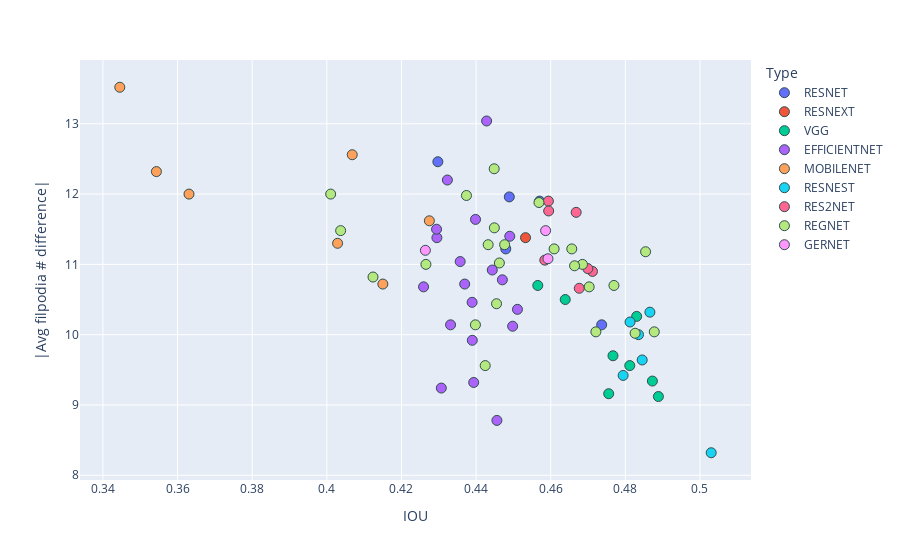

Write notebook code for a chart like this one.
### Code cell
fig = px.scatter(df, x="IOU", y="Filo # abs difference", color="Type", hover_data=['model'], labels={
    "IOU": "IOU",
    "Filo # abs difference": "|Avg filpodia # difference|",
},)
fig.update_traces(marker=dict(size=10,
                              line=dict(width=1,
                                        color='DarkSlateGrey')),
                  selector=dict(mode='markers'))
fig.show()

### Figure 1 — Plotly figure (JSON) as saved in the notebook; plotly's stock layout.template omitted (floating-point values rounded to 4 significant figures)
{"data": [{"customdata": [["unet++ resnet18 jaccard"], ["unet++ resnet34 jaccard"], ["unet++ resnet50 jaccard"], ["unet++ resnet101 jaccard"], ["unet++ resnet152 jaccard"]], "hovertemplate": "Type=RESNET<br>IOU=%{x}<br>|Avg filpodia # difference|=%{y}<br>model=%{customdata[0]}<extra></extra>", "legendgroup": "RESNET", "marker": {"color": "#636efa", "line": {"color": "DarkSlateGrey", "width": 1}, "size": 10, "symbol": "circle"}, "mode": "markers", "name": "RESNET", "orientation": "v", "showlegend": true, "type": "scatter", "x": [0.4298, 0.448, 0.457, 0.4489, 0.4737], "xaxis": "x", "y": [12.46, 11.22, 11.9, 11.96, 10.14], "yaxis": "y"}, {"customdata": [["unet++ resnext50_32x4d jaccard"]], "hovertemplate": "Type=RESNEXT<br>IOU=%{x}<br>|Avg filpodia # difference|=%{y}<br>model=%{customdata[0]}<extra></extra>", "legendgroup": "RESNEXT", "marker": {"color": "#EF553B", "line": {"color": "DarkSlateGrey", "width": 1}, "size": 10, "symbol": "circle"}, "mode": "markers", "name": "RESNEXT", "orientation": "v", "showlegend": true, "type": "scatter", "x": [0.4533], "xaxis": "x", "y": [11.38], "yaxis": "y"}, {"customdata": [["unet++ vgg11 jaccard"], ["unet++ vgg11_bn jaccard"], ["unet++ vgg13 jaccard"], ["unet++ vgg13_bn jaccard"], ["unet++ vgg16 jaccard"], ["unet++ vgg16_bn jaccard"], ["unet++ vgg19 jaccard"], ["unet++ vgg19_bn jaccard"]], "hovertemplate": "Type=VGG<br>IOU=%{x}<br>|Avg filpodia # difference|=%{y}<br>model=%{customdata[0]}<extra></extra>", "legendgroup": "VGG", "marker": {"color": "#00cc96", "line": {"color": "DarkSlateGrey", "width": 1}, "size": 10, "symbol": "circle"}, "mode": "markers", "name": "VGG", "orientation": "v", "showlegend": true, "type": "scatter", "x": [0.4767, 0.4565, 0.4639, 0.4755, 0.483, 0.4812, 0.4872, 0.4889], "xaxis": "x", "y": [9.7, 10.7, 10.5, 9.16, 10.26, 9.56, 9.34, 9.12], "yaxis": "y"}, {"customdata": [["unet++ efficientnet-b0 jaccard"], ["unet++ efficientnet-b1 jaccard"], ["unet++ efficientnet-b2 jaccard"], ["unet++ efficientnet-b3 jaccard"], ["unet++ efficientnet-b4 jaccard"], ["unet++ efficientnet-b5 jaccard"], ["unet++ efficientnet-b6 jaccard"], ["unet++ timm-efficientnet-b0 jaccard"], ["unet++ timm-efficientnet-b1 jaccard"], ["unet++ timm-efficientnet-b2 jaccard"], ["unet++ timm-efficientnet-b3 jaccard"], ["unet++ timm-efficientnet-b4 jaccard"], ["unet++ timm-efficientnet-b5 jaccard"], ["unet++ timm-efficientnet-b6 jaccard"], ["unet++ timm-tf_efficientnet_lite0 jaccard"], ["unet++ timm-tf_efficientnet_lite1 jaccard"], ["unet++ timm-tf_efficientnet_lite2 jaccard"], ["unet++ timm-tf_efficientnet_lite3 jaccard"], ["unet++ timm-tf_efficientnet_lite4 jaccard"]], "hovertemplate": "Type=EFFICIENTNET<br>IOU=%{x}<br>|Avg filpodia # difference|=%{y}<br>model=%{customdata[0]}<extra></extra>", "legendgroup": "EFFICIENTNET", "marker": {"color": "#ab63fa", "line": {"color": "DarkSlateGrey", "width": 1}, "size": 10, "symbol": "circle"}, "mode": "markers", "name": "EFFICIENTNET", "orientation": "v", "showlegend": true, "type": "scatter", "x": [0.4259, 0.4295, 0.4443, 0.4369, 0.4389, 0.4498, 0.4511, 0.4357, 0.4323, 0.4294, 0.4398, 0.447, 0.4428, 0.449, 0.4307, 0.4332, 0.439, 0.4456, 0.4394], "xaxis": "x", "y": [10.68, 11.38, 10.92, 10.72, 10.46, 10.12, 10.36, 11.04, 12.2, 11.5, 11.64, 10.78, 13.04, 11.4, 9.24, 10.14, 9.92, 8.78, 9.32], "yaxis": "y"}, {"customdata": [["unet++ mobilenet_v2 jaccard"], ["unet++ timm-mobilenetv3_large_075 jaccard"], ["unet++ timm-mobilenetv3_large_100 jaccard"], ["unet++ timm-mobilenetv3_large_minimal_100 jaccard"], ["unet++ timm-mobilenetv3_small_075 jaccard"], ["unet++ timm-mobilenetv3_small_100 jaccard"], ["unet++ timm-mobilenetv3_small_minimal_100 jaccard"]], "hovertemplate": "Type=MOBILENET<br>IOU=%{x}<br>|Avg filpodia # difference|=%{y}<br>model=%{customdata[0]}<extra></extra>", "legendgroup": "MOBILENET", "marker": {"color": "#FFA15A", "line": {"color": "DarkSlateGrey", "width": 1}, "size": 10, "symbol": "circle"}, "mode": "markers", "name": "MOBILENET", "orientation": "v", "showlegend": true, "type": "scatter", "x": [0.4275, 0.415, 0.4029, 0.4068, 0.3543, 0.3631, 0.3445], "xaxis": "x", "y": [11.62, 10.72, 11.3, 12.56, 12.32, 12, 13.52], "yaxis": "y"}, {"customdata": [["unet++ timm-resnest14d jaccard"], ["unet++ timm-resnest26d jaccard"], ["unet++ timm-resnest50d jaccard"], ["unet++ timm-resnest101e jaccard"], ["unet++ timm-resnest50d_4s2x40d jaccard"], ["unet++ timm-resnest50d_1s4x24d jaccard"]], "hovertemplate": "Type=RESNEST<br>IOU=%{x}<br>|Avg filpodia # difference|=%{y}<br>model=%{customdata[0]}<extra></extra>", "legendgroup": "RESNEST", "marker": {"color": "#19d3f3", "line": {"color": "DarkSlateGrey", "width": 1}, "size": 10, "symbol": "circle"}, "mode": "markers", "name": "RESNEST", "orientation": "v", "showlegend": true, "type": "scatter", "x": [0.4845, 0.4794, 0.4835, 0.503, 0.4813, 0.4866], "xaxis": "x", "y": [9.64, 9.42, 10, 8.32, 10.18, 10.32], "yaxis": "y"}, {"customdata": [["unet++ timm-res2net50_26w_4s jaccard"], ["unet++ timm-res2net101_26w_4s jaccard"], ["unet++ timm-res2net50_26w_6s jaccard"], ["unet++ timm-res2net50_26w_8s jaccard"], ["unet++ timm-res2net50_48w_2s jaccard"], ["unet++ timm-res2net50_14w_8s jaccard"], ["unet++ timm-res2next50 jaccard"]], "hovertemplate": "Type=RES2NET<br>IOU=%{x}<br>|Avg filpodia # difference|=%{y}<br>model=%{customdata[0]}<extra></extra>", "legendgroup": "RES2NET", "marker": {"color": "#FF6692", "line": {"color": "DarkSlateGrey", "width": 1}, "size": 10, "symbol": "circle"}, "mode": "markers", "name": "RES2NET", "orientation": "v", "showlegend": true, "type": "scatter", "x": [0.4594, 0.4677, 0.4668, 0.4594, 0.4712, 0.4699, 0.4584], "xaxis": "x", "y": [11.9, 10.66, 11.74, 11.76, 10.9, 10.94, 11.06], "yaxis": "y"}, {"customdata": [["unet++ timm-regnetx_002 jaccard"], ["unet++ timm-regnetx_004 jaccard"], ["unet++ timm-regnetx_006 jaccard"], ["unet++ timm-regnetx_008 jaccard"], ["unet++ timm-regnetx_016 jaccard"], ["unet++ timm-regnetx_032 jaccard"], ["unet++ timm-regnetx_040 jaccard"], ["unet++ timm-regnetx_064 jaccard"], ["unet++ timm-regnetx_080 jaccard"], ["unet++ timm-regnetx_120 jaccard"], ["unet++ timm-regnetx_160 jaccard"], ["unet++ timm-regnetx_320 jaccard"], ["unet++ timm-regnety_002 jaccard"], ["unet++ timm-regnety_004 jaccard"], ["unet++ timm-regnety_006 jaccard"], ["unet++ timm-regnety_008 jaccard"], ["unet++ timm-regnety_016 jaccard"], ["unet++ timm-regnety_032 jaccard"], ["unet++ timm-regnety_040 jaccard"], ["unet++ timm-regnety_064 jaccard"], ["unet++ timm-regnety_080 jaccard"], ["unet++ timm-regnety_120 jaccard"], ["unet++ timm-regnety_160 jaccard"], ["unet++ timm-regnety_320 jaccard"]], "hovertemplate": "Type=REGNET<br>IOU=%{x}<br>|Avg filpodia # difference|=%{y}<br>model=%{customdata[0]}<extra></extra>", "legendgroup": "REGNET", "marker": {"color": "#B6E880", "line": {"color": "DarkSlateGrey", "width": 1}, "size": 10, "symbol": "circle"}, "mode": "markers", "name": "REGNET", "orientation": "v", "showlegend": true, "type": "scatter", "x": [0.401, 0.4124, 0.4374, 0.4432, 0.4476, 0.4569, 0.4449, 0.4609, 0.4449, 0.4721, 0.4769, 0.4685, 0.4037, 0.4266, 0.4424, 0.4455, 0.4398, 0.4462, 0.4664, 0.4656, 0.4703, 0.4878, 0.4826, 0.4854], "xaxis": "x", "y": [12, 10.82, 11.98, 11.28, 11.28, 11.88, 11.52, 11.22, 12.36, 10.04, 10.7, 11.0, 11.48, 11, 9.56, 10.44, 10.14, 11.02, 10.98, 11.22, 10.68, 10.04, 10.02, 11.18], "yaxis": "y"}, {"customdata": [["unet++ timm-gernet_s jaccard"], ["unet++ timm-gernet_m jaccard"], ["unet++ timm-gernet_l jaccard"]], "hovertemplate": "Type=GERNET<br>IOU=%{x}<br>|Avg filpodia # difference|=%{y}<br>model=%{customdata[0]}<extra></extra>", "legendgroup": "GERNET", "marker": {"color": "#FF97FF", "line": {"color": "DarkSlateGrey", "width": 1}, "size": 10, "symbol": "circle"}, "mode": "markers", "name": "GERNET", "orientation": "v", "showlegend": true, "type": "scatter", "x": [0.4264, 0.4586, 0.4593], "xaxis": "x", "y": [11.2, 11.48, 11.08], "yaxis": "y"}], "layout": {"legend": {"title": {"text": "Type"}, "tracegroupgap": 0}, "margin": {"t": 60}, "xaxis": {"anchor": "y", "domain": [0, 1], "title": {"text": "IOU"}}, "yaxis": {"anchor": "x", "domain": [0, 1], "title": {"text": "|Avg filpodia # difference|"}}}}
